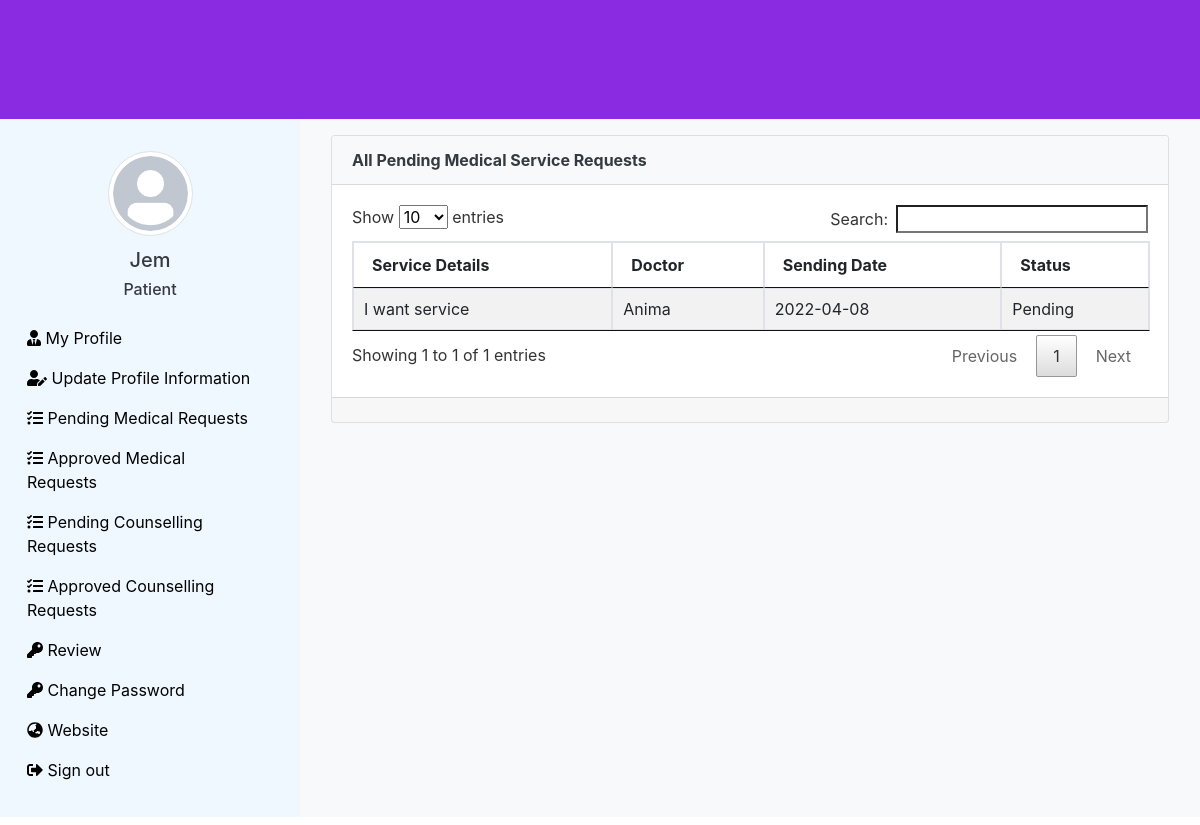
Page /user-sent-medical-requests.php (signed in) on the committed database.
### tables this page shows
CREATE TABLE `services` (
  `service_id` bigint(20) NOT NULL,
  `service_details` text NOT NULL,
  `service_request_sending_date` varchar(50) NOT NULL,
  `servicer_id` bigint(20) NOT NULL,
  `user_id` bigint(20) NOT NULL,
  `service_slug` varchar(255) NOT NULL,
  `service_request_pending_status` int(1) NOT NULL DEFAULT 1
);

CREATE TABLE `user` (
  `id` bigint(20) NOT NULL,
  `name` varchar(50) NOT NULL,
  `email` varchar(100) NOT NULL,
  `mobile` varchar(21) NOT NULL,
  `address` text NOT NULL,
  `nid` varchar(50) NOT NULL,
  `password` varchar(32) NOT NULL,
  `photo` varchar(100) DEFAULT NULL,
  `joining_date` varchar(50) DEFAULT NULL,
  `role_id` int(11) NOT NULL,
  `slug` varchar(255) NOT NULL
);

### user-sent-medical-requests.php (the view, shortened to what this page needs)
<?php
  require_once('functions/function.php');
  $id=$_SESSION['id'];
  $select="SELECT * FROM services INNER JOIN user ON services.servicer_id=user.id WHERE service_request_pending_status='1' AND user_id='$id' ORDER BY service_id DESC";
  $Query=mysqli_query($con,$select);
  ?>
    <section class="content">
      <div class="container-fluid">
        <div class="row">
          <div class="col-md-12">
            <div class="card">
              <div class="card-header bg-light">
                <div class="row">
                  <div class="col-md-10 card_header_text">
                    <b>All Pending Medical Service Requests</b>
                  </div>
                  <div class="col-md-2 card_header_for_one_button">
                  </div>
                </div>
              </div>
              <div class="card-body">
                <table class="table table-striped table-bordered" id="dataTable">
                  <thead>
                    <tr>
                      <th>Service Details</th>
                      <th>Doctor</th>
                      <th>Sending Date</th>
                      <th>Status</th>
                    </tr>
                  </thead>
                  <tbody>
                    <?php
                      foreach($Query as $data){
                        $servicer_id=$data['servicer_id'];
                        $services="SELECT role_id FROM user WHERE id='$servicer_id'";
                        $servicer_role=mysqli_query($con,$services);
                        $servicer_role_id=mysqli_fetch_assoc($servicer_role);
                        if($servicer_role_id['role_id']=='2'){
                    ?>
                      <tr>
                        <td><?= $data['service_details']; ?></td>
                        <td><?= $data['name']; ?></td>
                        <td><?= $data['service_request_sending_date']; ?></td>
                        <td>
                          Pending
                        </td>
                      </tr>
                    <?php
                        }
                      }
                    ?>
                  </tbody>
                </table>
              </div>
              <div class="card-footer text-muted">
              </div>
            </div>
          </div>
        </div>
      </div>

### assets/css/style.css (style rules this page uses)
* { margin: 0; padding: 0; outline: 0; }

### rows in the picture
services: service_details "I want service", user.name "Anima", service_request_sending_date "2022-04-08"

### other values in the picture
$_SESSION['name'] "Jem"
